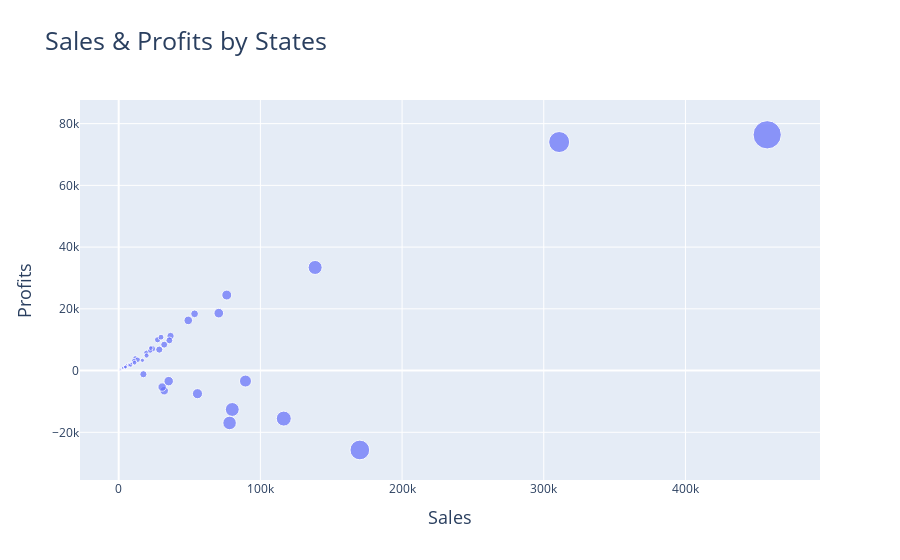

Write notebook code for a chart like this one.
### Code cell
fig = go.Figure(data=px.scatter(x=df_notime.groupby('State').sum()['Sales'],
                                y=df_notime.groupby('State').sum()['Profit'],
                                hover_name=df_notime.groupby('State').sum().index,
                                size=df_notime.groupby('State').sum()['Quantity']))

fig['layout']=go.Layout(title='Sales & Profits by States',
                        titlefont=dict(size=25),
                        xaxis=dict(title='Sales',titlefont=dict(size=18)),
                        yaxis=dict(title='Profits',titlefont=dict(size=18)))
iplot(dict(data=fig))

### Figure 1 — Plotly figure (JSON) as saved in the notebook; plotly's stock layout.template omitted (floating-point values rounded to 4 significant figures)
{"data": [{"hovertemplate": "<b>%{hovertext}</b><br><br>x=%{x}<br>y=%{y}<br>size=%{marker.size}<extra></extra>", "hovertext": ["Alabama", "Arizona", "Arkansas", "California", "Colorado", "Connecticut", "Delaware", "District of Columbia", "Florida", "Georgia", "Idaho", "Illinois", "Indiana", "Iowa", "Kansas", "Kentucky", "Louisiana", "Maine", "Maryland", "Massachusetts", "Michigan", "Minnesota", "Mississippi", "Missouri", "Montana", "Nebraska", "Nevada", "New Hampshire", "New Jersey", "New Mexico", "New York", "North Carolina", "North Dakota", "Ohio", "Oklahoma", "Oregon", "Pennsylvania", "Rhode Island", "South Carolina", "South Dakota", "Tennessee", "Texas", "Utah", "Vermont", "Virginia", "Washington", "West Virginia", "Wisconsin", "Wyoming"], "legendgroup": "", "marker": {"color": "#636efa", "size": [256, 862, 240, 7667, 693, 281, 367, 40, 1379, 705, 64, 1845, 578, 112, 74, 523, 156, 35, 420, 491, 946, 331, 221, 252, 56, 136, 168, 127, 454, 151, 4224, 983, 30, 1759, 247, 499, 2153, 199, 172, 42, 681, 3724, 219, 50, 893, 1883, 18, 463, 4], "sizemode": "area", "sizeref": 19.17, "symbol": "circle"}, "mode": "markers", "name": "", "orientation": "v", "showlegend": false, "type": "scatter", "x": [19510.0, 35280.0, 11680.0, 457700.0, 32110.0, 13380.0, 27450.0, 2865.0, 89470.0, 49100.0, 4382.0, 80170.0, 53560.0, 4580.0, 2914.0, 36590.0, 9217.0, 1271.0, 23710.0, 28630.0, 76270.0, 29860.0, 10770.0, 22210.0, 5589.0, 7465.0, 16730.0, 7293.0, 35760.0, 4784.0, 310900.0, 55600.0, 919.9, 78260.0, 19680.0, 17430.0, 116500.0, 22630.0, 8482.0, 1316.0, 30660.0, 170200.0, 11220.0, 8929.0, 70640.0, 138600.0, 1210.0, 32110.0, 1603.0], "xaxis": "x", "y": [5787.0, -3428.0, 4009.0, 76380.0, -6528.0, 3511.0, 9977.0, 1060.0, -3399.0, 16250.0, 826.7, -12610.0, 18380.0, 1184.0, 836.4, 11200.0, 2196.0, 454.5, 7031.0, 6786.0, 24460.0, 10820.0, 3173.0, 6436.0, 1833.0, 2037.0, 3317.0, 1707.0, 9773.0, 1157.0, 74040.0, -7491.0, 230.1, -16970.0, 4854.0, -1190.0, -15560.0, 7286.0, 1769.0, 394.8, -5342.0, -25730.0, 2547.0, 2245.0, 18600.0, 33400.0, 185.9, 8402.0, 100.2], "yaxis": "y"}], "layout": {"title": {"font": {"size": 25}, "text": "Sales & Profits by States"}, "xaxis": {"title": {"font": {"size": 18}, "text": "Sales"}}, "yaxis": {"title": {"font": {"size": 18}, "text": "Profits"}}}}
